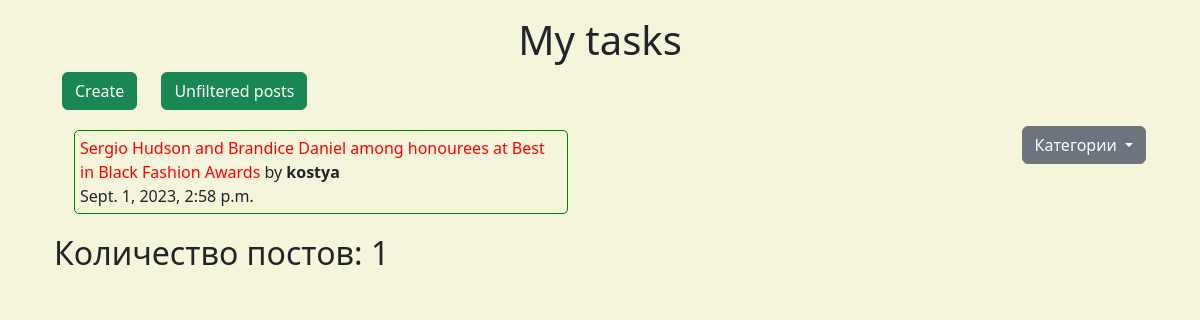
Before: / with the older database file.
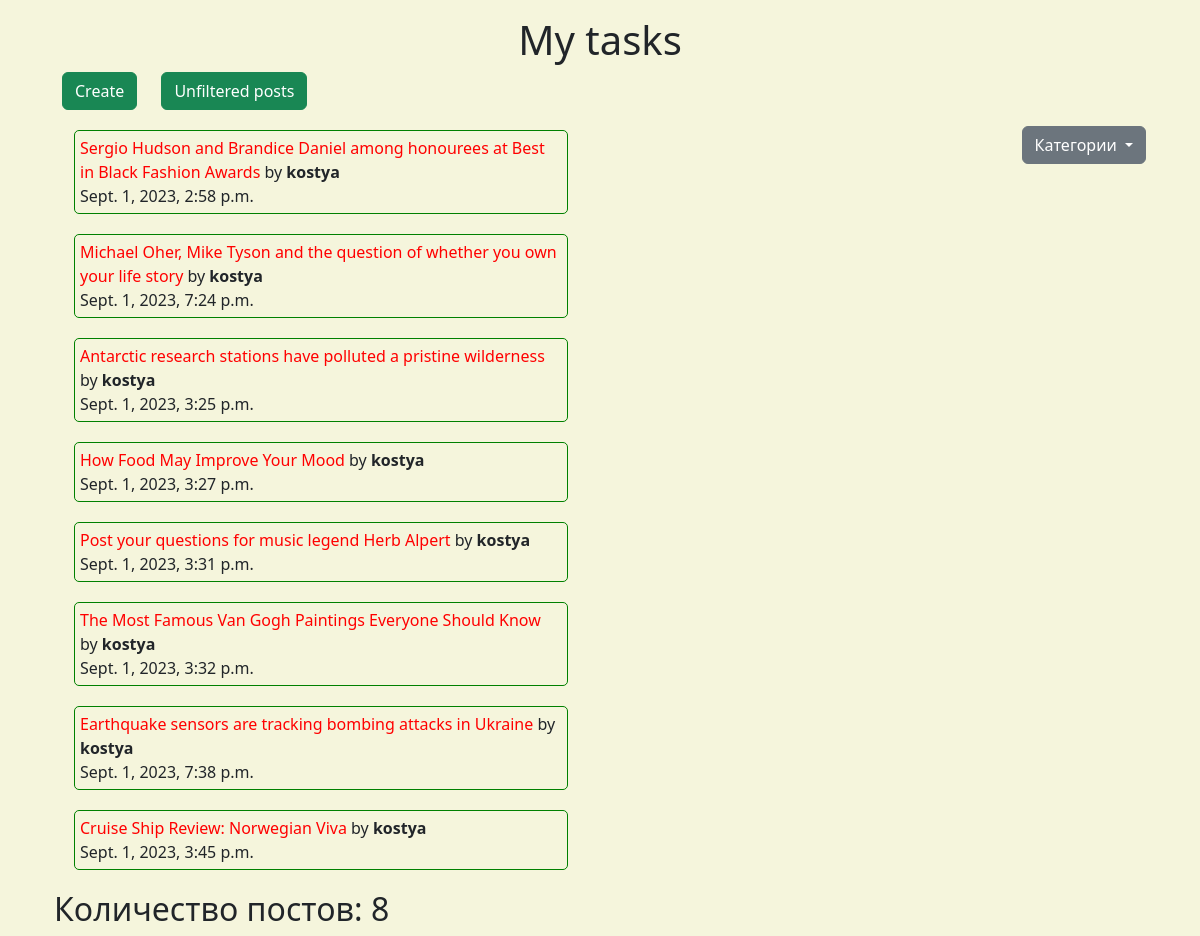
After: the same page with the newer database file.
### blog/models.py (models this page shows, shortened)
class Post(models.Model):
    category = models.ForeignKey(
        "Category", on_delete=models.CASCADE, blank=True, null=True
    )
    title = models.CharField(max_length=100, verbose_name="Title")
    text = models.TextField(verbose_name="Text")
    created_date = models.DateTimeField(auto_now_add=True)
    publish_date = models.DateTimeField(auto_now_add=True)
    published = models.BooleanField(default=False)
    author = models.ForeignKey("auth.User", on_delete=models.CASCADE)

### blog/views.py (the view)
# urls.py: path("", post_list, name="post_list"),
def post_list(request):
    posts = Post.objects.all().filter(published=True)
    category = Category.objects.all()
    counter = posts.count()
    context = {"items": posts, "category": category, "counter": counter}
    return render(request, "blog/post_list.html", context)

### blog/models.py (called while the page is built)
    def __str__(self):
        return f"{self.text}"

### blog/templates/blog/post_list.html (shortened to what this page needs)
{% extends 'blog/base.html' %}
{% block content %}
<h1 class=" mt-3">My tasks</h1>
<a class="create-btn" style="margin-left: 20px" href="{% url 'post_new' %}">
    <button class="btn btn-success">Create</button>
</a>
<a class="create-btn" style="margin-left: 20px" href="{% url 'post_draft' %}">
    <button class="btn btn-success">Unfiltered posts</button>
</a>
<div class="container">
    <div class="row">
        <div class="col-6">
            <div>{% for post in items %}</div>
            <div class="posts" style="margin: 20px">
                <div>
                    <a href="{% url 'post_detail' post_pk=post.pk %}">
                        {{ post.title }}
                    </a>
                    by <b>{{ post.author }}</b>
                </div>
                <div>{{ post.created_date }}</div>
                {% endfor %}
            </div>
            <div>
                <h2>Количество постов: {{ counter }}</h2>
            </div>
        </div>
        <div class="col-6">
            <div style="text-align: end;">
                <div class="dropdown mt-3">
                    <button class="btn btn-secondary dropdown-toggle" type="button" id="dropdownMenuButton1"
                        data-bs-toggle="dropdown" aria-expanded="false">
                        Категории
                    </button>
                </div>
            </div>
        </div>
    </div>
</div>
{% endblock %}

### blog/templates/blog/base.html (shortened to what this page needs)
{% load static %}
<!DOCTYPE html>
<html lang="en">
<head>
    <link rel="stylesheet" href="{% static 'css/style.css' %}">
    <link rel="stylesheet" href="{% static 'css/style_for_main_page.css'  %}">
    <link href="https://cdn.jsdelivr.net/npm/bootstrap@5.3.0/dist/css/bootstrap.min.css" rel="stylesheet"
>
</head>
<body>
    <div class="container">
        {% block content %}
        {% endblock %}
    </div>
</body>
</html>

### blog/static/css/style.css (style rules this page uses)
body { background-color: #F5F5DC !important; }
h1 { text-align: center; color: black; justify-content: center; }
a { text-decoration: none; }
div a { color: red; text-decoration: none; }

### blog/static/css/style_for_main_page.css (style rules this page uses)
.posts { border-radius: 5px; border: 1px solid green; padding: 5px; }

Changed rows visible on the page:
added Post: title "Michael Oher, Mike Tyson and the question of whether you own your life story", author "kostya", created_date "Sept. 1, 2023, 7:24 p.m."
added Post: title "Antarctic research stations have polluted a pristine wilderness", author "kostya", created_date "Sept. 1, 2023, 3:25 p.m."
added Post: title "How Food May Improve Your Mood", author "kostya", created_date "Sept. 1, 2023, 3:27 p.m."
added Post: title "Post your questions for music legend Herb Alpert", author "kostya", created_date "Sept. 1, 2023, 3:31 p.m."
added Post: title "The Most Famous Van Gogh Paintings Everyone Should Know", author "kostya", created_date "Sept. 1, 2023, 3:32 p.m."
added Post: title "Earthquake sensors are tracking bombing attacks in Ukraine", author "kostya", created_date "Sept. 1, 2023, 7:38 p.m."
added Post: title "Cruise Ship Review: Norwegian Viva", author "kostya", created_date "Sept. 1, 2023, 3:45 p.m."
Other visible differences:
{{ counter }}: "1" → "8"
